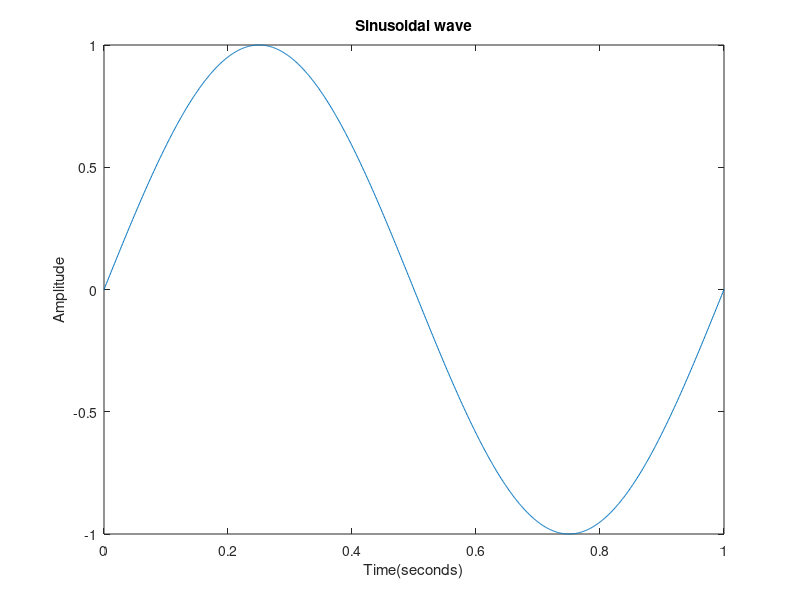

This chart was generated by the following MATLAB code:
F = 1;
A = 1;
time = 0:0.001:1;

w = 2*pi*F;
x = A*sin(w*time);
% we add pi to change the phase shift of sine wave to 180 degree 

plot(time,x);

xlabel('Time(seconds)')
ylabel('Amplitude')
title('Sinusoidal wave')

% phase shift = 0 degree for sine wave 
% phase shift = 90 degree for cose wave
